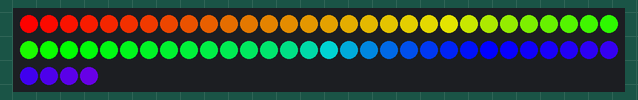
Simulated run of this sketch. Board: Arduino Uno, built with avr-gcc and run on an emulated ATmega328P. Parts: 64 RGB LEDs in strip order, left to right, continuing on the next row.

Above: at 0.16 s.
At 5.07 s:
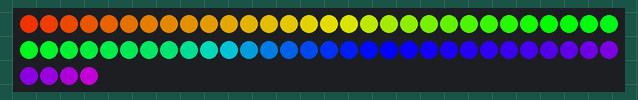
At 9.98 s:
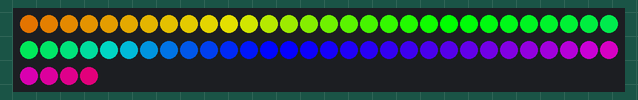
At 19.8 s:
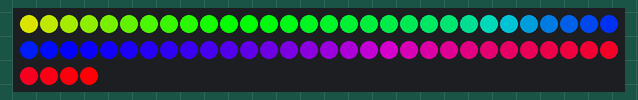
At 29.62 s:
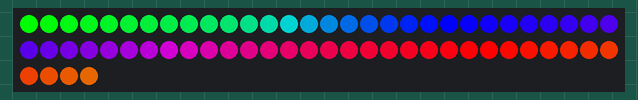
At 39.74 s:
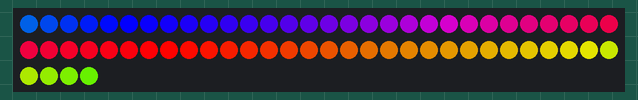

The sketch:

RainbowColors.ino
```cpp
#include <FastLED.h>

#define LED_PIN      8
#define NUM_LEDS     64

#define LED_TYPE     WS2812B
#define COLOR_ORDER  GRB
CRGB leds[NUM_LEDS];

void setup(){
 FastLED.addLeds<LED_TYPE, LED_PIN, COLOR_ORDER>(leds, NUM_LEDS).setCorrection( TypicalLEDStrip );
 FastLED.setBrightness(255);

}


void loop(){

 static uint8_t startIndex = 0;
 startIndex = startIndex + 1;
 RainbowColors( startIndex);
 FastLED.show(); FastLED.delay(10);

}

void RainbowColors( uint8_t colorIndex){
 for(int i = 0; i < NUM_LEDS; i++){
     leds[i] = ColorFromPalette( RainbowColors_p, colorIndex, 255, LINEARBLEND);
     colorIndex += 3;
 }
}
```
